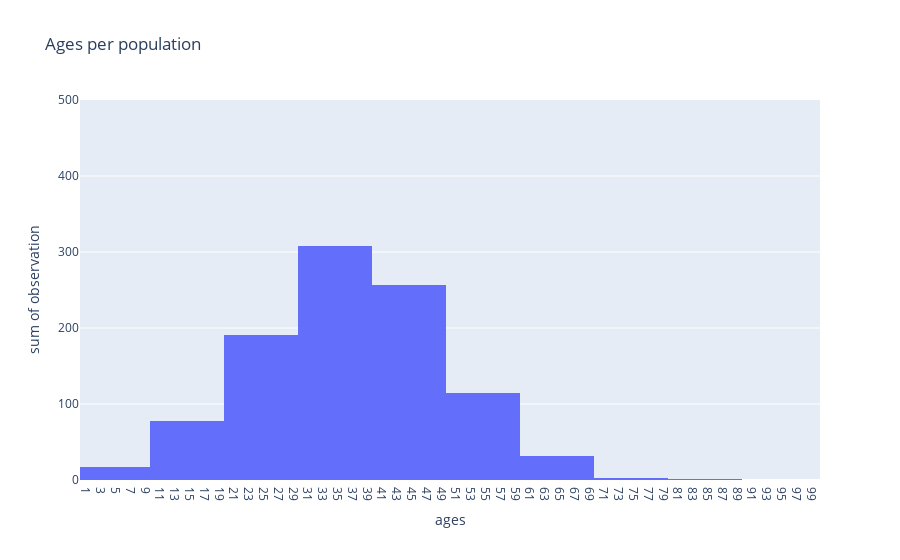

The cell this chart's notebook holds for it:
### Code cell
fig_6=px.histogram(freq_ages, x='ages', y='observation',nbins=15, title='Ages per population')
fig_6.update_xaxes(range=[0,100])
fig_6.update_yaxes (range=[0, 500])
custom_tickvals = list(range(1, 100, 2))
fig_6.update_xaxes(tickvals=custom_tickvals)

### Figure 1 — Plotly figure (JSON) as saved in the notebook; plotly's stock layout.template omitted (floating-point values rounded to 4 significant figures)
{"data": [{"alignmentgroup": "True", "bingroup": "x", "histfunc": "sum", "hovertemplate": "ages=%{x}<br>sum of observation=%{y}<extra></extra>", "legendgroup": "", "marker": {"color": "#636efa", "pattern": {"shape": ""}}, "name": "", "nbinsx": 15, "offsetgroup": "", "orientation": "v", "showlegend": false, "type": "histogram", "x": [39, 41, 30, 35, 43, 42, 36, 32, 37, 38, 45, 34, 40, 29, 27, 31, 26, 44, 46, 33, 28, 25, 48, 49, 24, 23, 47, 22, 50, 56, 52, 21, 20, 55, 54, 53, 12, 19, 14, 17, 51, 15, 16, 59, 63, 58, 18, 57, 13, 8, 62, 67, 60, 66, 11, 10, 68, 1, 2, 64, 5, 9, 61, 6, 65, 7, 4, 73, 82, 70, 71, 69], "xaxis": "x", "y": [45, 36, 34, 33, 32, 32, 31, 30, 30, 30, 29, 29, 27, 26, 25, 24, 23, 23, 23, 22, 20, 19, 19, 19, 18, 17, 17, 16, 16, 15, 14, 14, 13, 13, 13, 12, 11, 11, 10, 10, 9, 8, 8, 8, 7, 7, 7, 7, 6, 5, 4, 4, 4, 3, 3, 3, 3, 2, 2, 2, 2, 2, 2, 2, 2, 1, 1, 1, 1, 1, 1, 1], "yaxis": "y"}], "layout": {"barmode": "relative", "legend": {"tracegroupgap": 0}, "title": {"text": "Ages per population"}, "xaxis": {"anchor": "y", "domain": [0, 1], "range": [0, 100], "tickvals": [1, 3, 5, 7, 9, 11, 13, 15, 17, 19, 21, 23, 25, 27, 29, 31, 33, 35, 37, 39, 41, 43, 45, 47, 49, 51, 53, 55, 57, 59, 61, 63, 65, 67, 69, 71, 73, 75, 77, 79, 81, 83, 85, 87, 89, 91, 93, 95, 97, 99], "title": {"text": "ages"}}, "yaxis": {"anchor": "x", "domain": [0, 1], "range": [0, 500], "title": {"text": "sum of observation"}}}}
